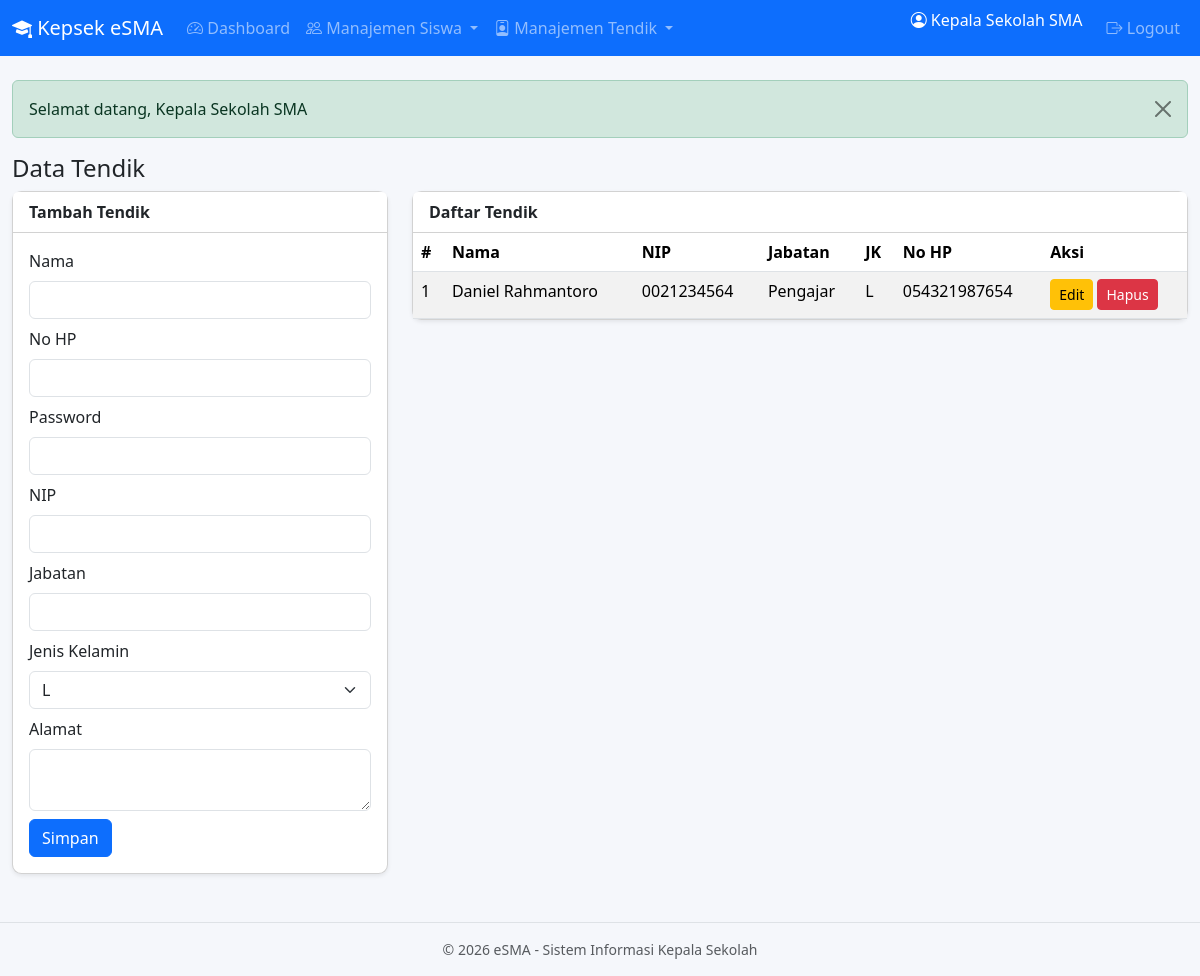
Page /data_tendik.php (signed in) on the committed database.
### tables this page shows
CREATE TABLE `tendik` (
  `id` bigint(20) UNSIGNED NOT NULL,
  `user_id` bigint(20) UNSIGNED NOT NULL,
  `nip` varchar(30) DEFAULT NULL,
  `jabatan` varchar(100) DEFAULT NULL,
  `jenis_kelamin` enum('L','P') DEFAULT NULL,
  `alamat` text DEFAULT NULL
);

CREATE TABLE `users` (
  `id` bigint(20) UNSIGNED NOT NULL,
  `nama` varchar(150) NOT NULL,
  `no_hp` varchar(20) NOT NULL,
  `password` varchar(255) NOT NULL,
  `role` enum('admin','tendik','siswa') NOT NULL,
  `status` enum('aktif','nonaktif') DEFAULT 'aktif',
  `created_at` timestamp NOT NULL DEFAULT current_timestamp(),
  `updated_at` timestamp NOT NULL DEFAULT current_timestamp() ON UPDATE current_timestamp()
);

### functions.php (called while the page is built, shortened)
<?php
function sanitize($data) {
    return htmlspecialchars(trim($data), ENT_QUOTES, 'UTF-8');
}

### data_tendik.php (the view, shortened to what this page needs)
<?php
require_once __DIR__ . '/../includes/auth.php';
$edit = null;
$list = $pdo->query("SELECT t.*, u.nama, u.no_hp FROM tendik t JOIN users u ON u.id=t.user_id ORDER BY u.nama")->fetchAll();
include __DIR__ . '/../includes/header.php';
?>
<h4>Data Tendik</h4>
<div class="row">
    <div class="col-md-4">
        <div class="card shadow-sm">
            <div class="card-header bg-white fw-bold"><?= $edit?'Edit':'Tambah' ?> Tendik</div>
            <div class="card-body">
                <form method="post" action="data_tendik.php<?= $edit?'?id='.$edit['id']:'' ?>">
                    <div class="mb-2"><label class="form-label">Nama</label>
                        <input name="nama" class="form-control" required value="<?= sanitize($edit['nama'] ?? '') ?>"></div>
                    <div class="mb-2"><label class="form-label">No HP</label>
                        <input name="no_hp" class="form-control" required value="<?= sanitize($edit['no_hp'] ?? '') ?>"></div>
                    <div class="mb-2"><label class="form-label">Password <?= $edit?'(kosongkan jika tetap)':'' ?></label>
                        <input type="password" name="password" class="form-control" <?= $edit?'':'required' ?>></div>
                    <div class="mb-2"><label class="form-label">NIP</label>
                        <input name="nip" class="form-control" value="<?= sanitize($edit['nip'] ?? '') ?>"></div>
                    <div class="mb-2"><label class="form-label">Jabatan</label>
                        <input name="jabatan" class="form-control" value="<?= sanitize($edit['jabatan'] ?? '') ?>"></div>
                    <div class="mb-2"><label class="form-label">Jenis Kelamin</label>
                        <select name="jenis_kelamin" class="form-select">
                            <option value="L" <?= ($edit['jenis_kelamin']??'')==='L'?'selected':'' ?>>L</option>
                        </select></div>
                    <div class="mb-2"><label class="form-label">Alamat</label>
                        <textarea name="alamat" class="form-control" rows="2"><?= sanitize($edit['alamat'] ?? '') ?></textarea></div>
                    <button class="btn btn-primary">Simpan</button>
                </form>
            </div>
        </div>
    </div>
    <div class="col-md-8">
        <div class="card shadow-sm">
            <div class="card-header bg-white fw-bold">Daftar Tendik</div>
            <div class="table-responsive">
                <table class="table table-sm table-striped mb-0">
                    <thead><tr><th>#</th><th>Nama</th><th>NIP</th><th>Jabatan</th><th>JK</th><th>No HP</th><th>Aksi</th></tr></thead>
                    <tbody>
                    <?php foreach ($list as $i=>$r): ?>
                        <tr>
                            <td><?= $i+1 ?></td>
                            <td><?= sanitize($r['nama']) ?></td>
                            <td><?= sanitize($r['nip']) ?></td>
                            <td><?= sanitize($r['jabatan']) ?></td>
                            <td><?= $r['jenis_kelamin'] ?></td>
                            <td><?= sanitize($r['no_hp']) ?></td>
                            <td>
                                <a href="?action=edit&id=<?= $r['id'] ?>" class="btn btn-sm btn-warning">Edit</a>
                                <a href="?action=delete&id=<?= $r['id'] ?>" class="btn btn-sm btn-danger" onclick="return confirm('Hapus?')">Hapus</a>
                            </td>
                        </tr>
                    <?php endforeach; ?>
                    </tbody>
                </table>
            </div>
        </div>
    </div>
</div>
<?php include __DIR__ . '/../includes/footer.php'; ?>

### style.css (style rules this page uses)
body { background: #f5f7fb; }
.card { border-radius: .6rem; }
.table > :not(caption) > * > * { padding: .45rem .5rem; }

### rows in the picture
tendik: user.nama "Daniel Rahmantoro", nip "0021234564", jabatan "Pengajar", jenis_kelamin "L", user.no_hp "054321987654"

### other values in the picture
$_SESSION['kepsek_nama'] "Kepala Sekolah SMA"
$m "Selamat datang, Kepala Sekolah SMA"
